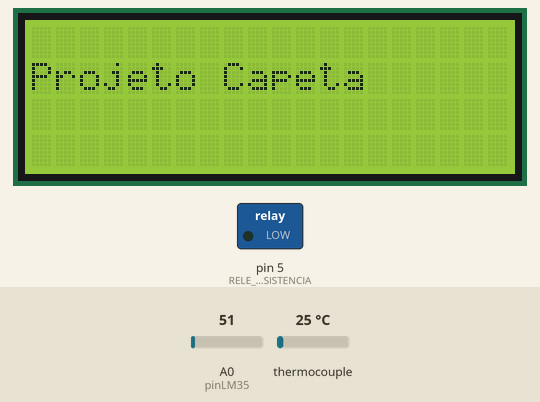
The sketch below on a simulated Arduino Uno, built with avr-gcc and run on an emulated ATmega328P. On the bench: 20×4 character LCD, switched loads named in the sketch (green lamp = pin HIGH). Wiring (inferred from the names in the program): MAX6675 thermocouple converter: CS pin 3; MISO pin 2; SCK pin 4. The test bench sets the inputs (shaded band); at power-on: thermocouple 25 °C, A0 (pinLM35) = 51. Pins used as bus, display or sensor lines are not drawn; what the sketch prints to the serial monitor is not drawn.

Above: at 1.1 s.
3.3 s: thermocouple set to 30 °C
6.3 s: thermocouple set to 36 °C
At 6.9 s:
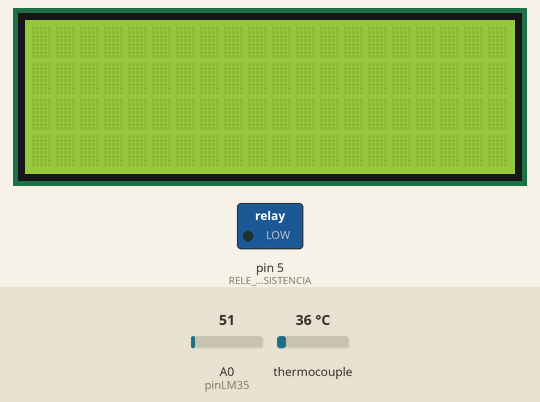
8.0 s: A0 (pinLM35) set to 61
At 10.6 s:
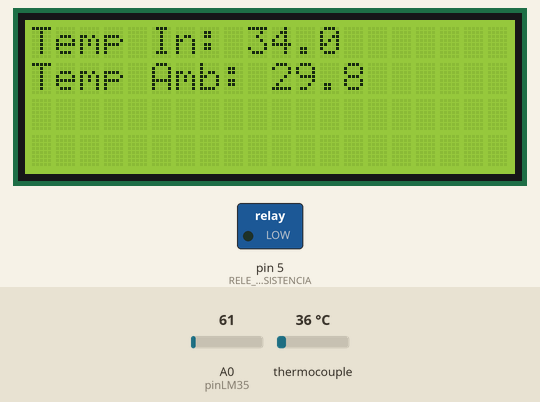
11.0 s: thermocouple set to 28 °C
12.5 s: thermocouple set to 23 °C
At 13.6 s:
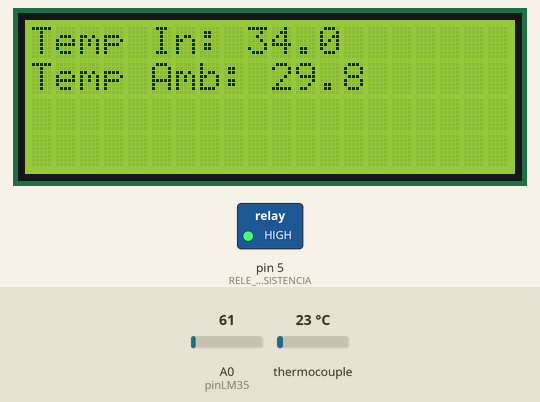
14.0 s: thermocouple set to 75 °C
At 20.6 s:
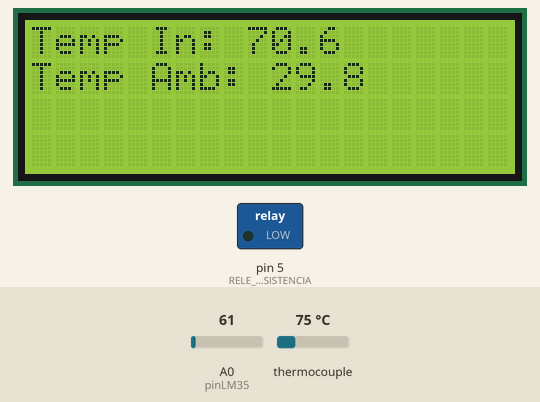
Timing chart, 0 to 21.5 s (numbered marks = the images above; inputs shaded):
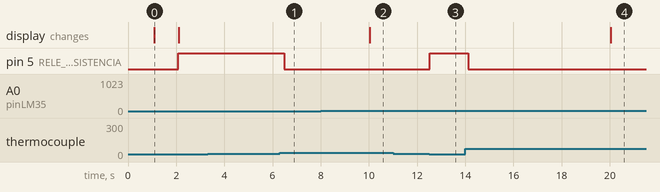

The sketch:

teste-histerese.ino
```cpp
#include <Wire.h>
#include <LiquidCrystal_I2C.h>
#include <SPI.h>
#include <math.h>
#include <max6675.h>

// Configuração do LCD
LiquidCrystal_I2C lcd(0x27, 20, 4);  // Endereço do LCD

// Pinos para o MAX6675
#define MAX6675_SO 2
#define MAX6675_CS 3
#define MAX6675_SCK 4
#define RELE_RESISTENCIA 5  // Pino do relé da resistência

// Pino para o sensor LM35
const int pinLM35 = A0;  // Pino analógico para o LM35

double temperatura;
double setPoint_resistencia = 27.5;
double input;
const double histerese = 4.0;  // Faixa de histerese de +- 4°C
float intercepto = 3.267;
float slope = 0.938;
unsigned long tempoAnterior = 0;
const long intervaloTela = 10000;  // Intervalo de 10 segundos para atualizar a tela

void setup() {
    analogReference(DEFAULT);
    Serial.begin(9600);
    lcd.init();
    lcd.backlight();
    pinMode(RELE_RESISTENCIA, OUTPUT);

    lcd.setCursor(0, 1);
    lcd.print("Bem Vindo!");
    delay(1000);
    lcd.clear();

    lcd.setCursor(0, 1);
    lcd.print("Projeto Capeta");
    delay(1000);
    lcd.clear();
}

void loop() {
    unsigned long currentMillis = millis();

    // Atualizar leitura
    if (currentMillis - tempoAnterior >= 200) {
        tempoAnterior = currentMillis;

        // Ler temperatura do termopar e aplicar a equação de calibração
        temperatura = leer_termopar();
        float temperaturaCorrigida = (slope * temperatura) + intercepto;
        input = temperaturaCorrigida - 3;

        // Controle de histerese para o relé da resistência
        if (input < setPoint_resistencia - histerese) {
            digitalWrite(RELE_RESISTENCIA, HIGH);  // Liga a resistência
        } else if (input > setPoint_resistencia + histerese) {
            digitalWrite(RELE_RESISTENCIA, LOW);  // Desliga a resistência
        }

        // Leitura da temperatura ambiente com o LM35
        float temperaturaAmbiente = lerTemperaturaLM35();

        // Enviar dados para monitor serial
        Serial.print("Temp. Bruta: ");
        Serial.print(temperatura, 2);
        Serial.print(" C, Temp. Corrigida: ");
        Serial.print(input, 2);
        Serial.print(" C, Temp. Ambiente: ");
        Serial.print(temperaturaAmbiente, 2);
        Serial.println(" C");
    }

    // Alternar entre telas a cada 10 segundos
    if (currentMillis % intervaloTela < 200) {
        lcd.clear();
        lcd.setCursor(0, 0);
        lcd.print("Temp In: ");
        lcd.print(input, 1);
        lcd.setCursor(0, 1);
        lcd.print("Temp Amb: ");
        lcd.print(lerTemperaturaLM35(), 1);
    }
}

// Função para ler temperatura do termopar (MAX6675)
double leer_termopar() {
    uint16_t v;
    pinMode(MAX6675_CS, OUTPUT);
    pinMode(MAX6675_SO, INPUT);
    pinMode(MAX6675_SCK, OUTPUT);

    digitalWrite(MAX6675_CS, LOW);

    // Usar micros() para medir o tempo ao invés de delay()
    unsigned long startMicros = micros();
    while (micros() - startMicros < 1);  // Esperar 1 microsegundo

    v = shiftIn(MAX6675_SO, MAX6675_SCK, MSBFIRST);
    v <<= 8;
    v |= shiftIn(MAX6675_SO, MAX6675_SCK, MSBFIRST);

    digitalWrite(MAX6675_CS, HIGH);
    if (v & 0x4) {
        return NAN;  // Termopar desconectado
    }

    v >>= 3;
    return v * 0.25;
}

// Função para ler a temperatura do LM35
float lerTemperaturaLM35() {
    // Ler o valor analógico do LM35 (0 a 1023)
    int leituraLM35 = analogRead(pinLM35);

    // Converter a leitura para graus Celsius
    float temperatura = (leituraLM35 * (5.0 / 1023.0)) * 100.0;

    return temperatura;
}
```

Measured:
- the behaviour switches between 33 and 34 °C on thermocouple (found by bisection; images 0 and 1)
- the behaviour switches between 25 and 24 °C on thermocouple (found by bisection; images 2 and 3)
- after the input at 3.3 s, every drawn part: stays the same
- after the input at 6.3 s, pin 5 (RELE_RESISTENCIA): HIGH → LOW after 0.19 s
- after the input at 8.0 s, the display: changes after 2.0 s (image 2)
- after the input at 11.0 s, every drawn part: stays the same
- after the input at 12.5 s, pin 5 (RELE_RESISTENCIA): LOW → HIGH at once
- after the input at 14.0 s, pin 5 (RELE_RESISTENCIA): HIGH → LOW after 0.12 s; the display: changes after 6.0 s (image 4)
- what the display in image 0 shows lasts 1.0 s, from 1.1 s to 2.1 s
